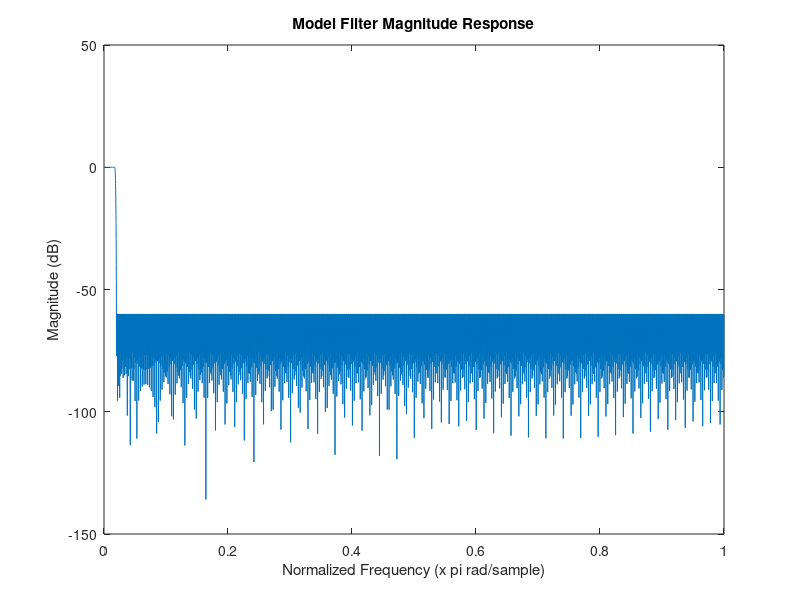
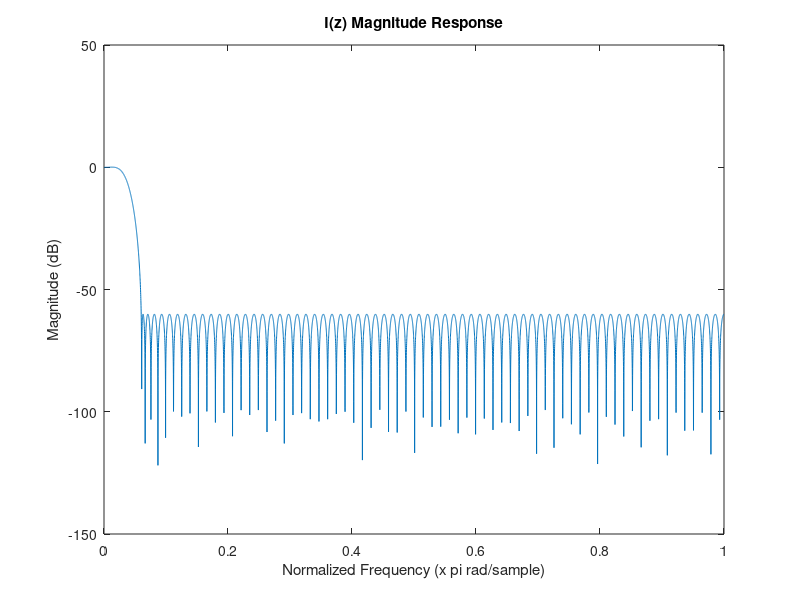
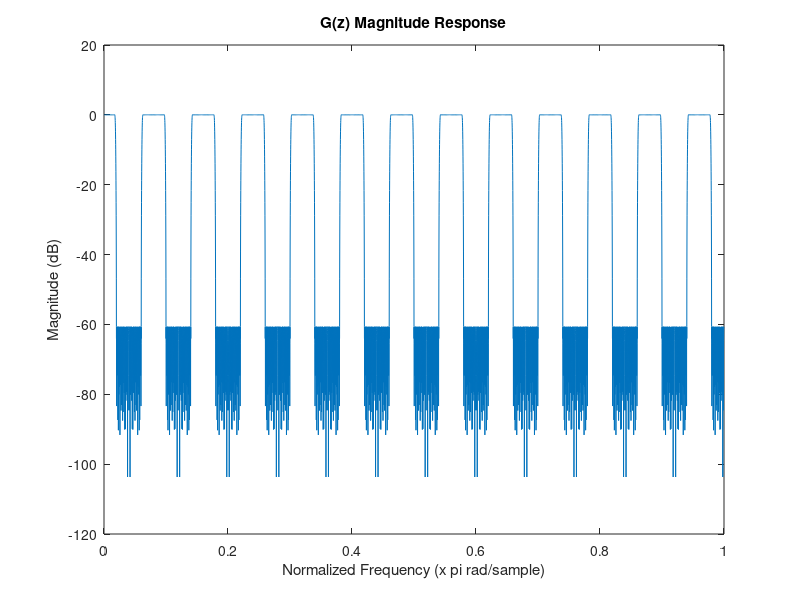
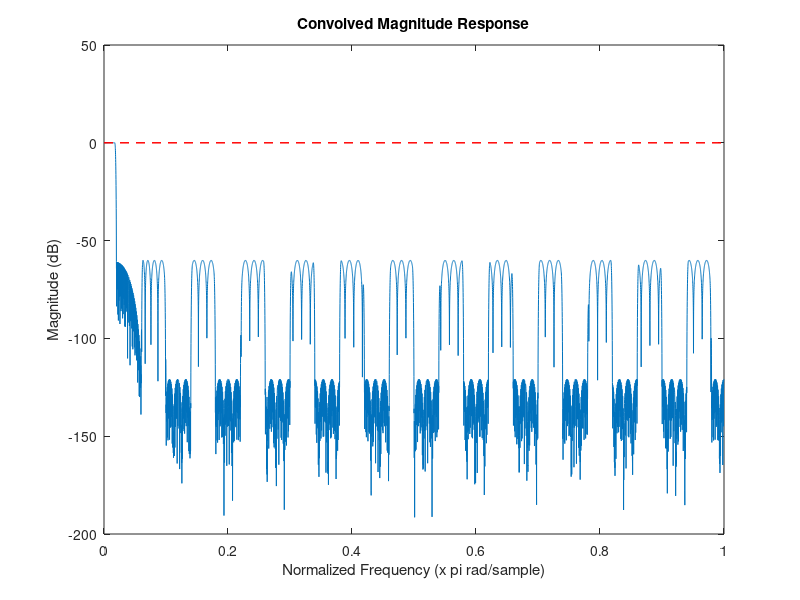

Recreate these plots in MATLAB, in order.
%% Problem 1
% Design a 2-stage downsampler for M=16 that minimizes the overall
% computation rate. Use the Parks-McClellan design algorithm for each
% filter stage. The requirements for the anti-aliasing filter are as
% follows:

clear;
close all;


% Decimation factor
M = 50;

% Passband/stopband requirements
wp = (7/8)*(pi/M);
ws = pi/M;

% Ripple parameters
d1 = 0.01;
d2 = 0.001;

% Model filter
[n,f0,m0,w] = firpmord([wp/pi ws/pi],[1 0],[d1 d2]);
b = firpm(n,f0,m0,w);

% Plot model filter magnitude response
figure(1)
[H,w] = freqz(b,1,10000);
plot(w/pi,20*log10(abs(H)));
title('Model Filter Magnitude Response');xlabel('Normalized Frequency (x pi rad/sample)');
ylabel('Magnitude (dB)');


% COMPUTE MULTISTAGE DECIMATOR FILTER PARAMETERS
% Find stretch factors that minimize total computational cost
M1 = 2:M-1;
M1 = M1(~(rem(M, M1)));
M2 = flip(M1);

D = (-10*log10(d1/2*d2) - 13)/2.324;
cost = zeros(1,length(M1));
for i=1:length(M1)
    Ng = D/(M1(i)^2*M2(i)*(ws-wp));
    Ni = D/((2*pi)-M1(i)*(ws+wp));
    cost(i) = Ng+Ni;
    fprintf('\n%f\n',cost(i));
end
[min_cost,i] = min(cost);
M1 = M1(i);
M2 = M2(i);
fprintf('\nM1 = %d\nM2 = %d\n',M1,M2);


% STAGE 1 I(z)
wp_i = wp;
ws_i = (2*pi/M1)-ws;
[n,f0,m0,w] = firpmord([wp_i/pi ws_i/pi],[1 0],[d1/2 d2]);
b_i = firpm(142,f0,m0,w);

% Compute frequency response I(z)
[H,w] = freqz(b_i,1,10000);
figure(2)
plot(w/pi,20*log10(abs(H)));
title('I(z) Magnitude Response');xlabel('Normalized Frequency (x pi rad/sample)');
ylabel('Magnitude (dB)');

% % Downsample by M1
% b_i_ds = downsample(b_i,M1);


% STAGE 2 G(z)
wp_g = M1*wp;
ws_g = M1*ws;
[n,f0,m0,w] = firpmord([wp_g/pi ws_g/pi],[1 0],[d1/2 d2]);
b_g = firpm(90,f0,m0,w);

% Upsample G(z) impulse response
b_g_interp = upsample(b_g,M1);

% Compute frequency response I(z)
[H,w] = freqz(b_g_interp,1,10000);
figure(3)
plot(w/pi,20*log10(abs(H)));
title('G(z) Magnitude Response');xlabel('Normalized Frequency (x pi rad/sample)');
ylabel('Magnitude (dB)');

% b_g_interp_ds = downsample(b_g_interp,M2);

h = conv(b_i,b_g_interp);
% h = downsample(h,M2);
% h = h/sum(h);
[H,w] = freqz(h,1,10000);
figure(4)
plot(w/pi,20*log10(abs(H)));
title('Convolved Magnitude Response');xlabel('Normalized Frequency (x pi rad/sample)');
ylabel('Magnitude (dB)');
line([0 1],[0.0864 0.0864],'color','red','LineStyle','--');
line([0 1],[-0.0873 -0.0873],'color','red','LineStyle','--');